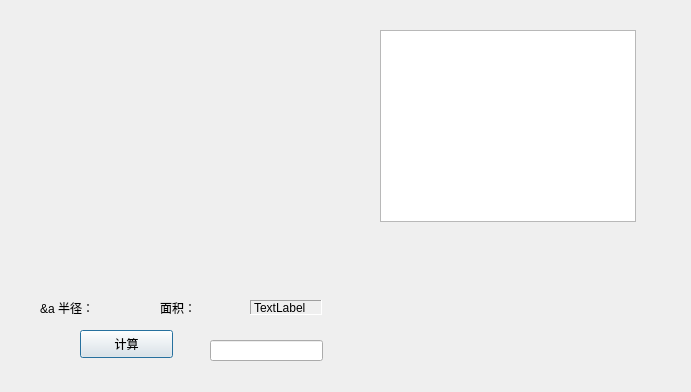
<?xml version="1.0" encoding="UTF-8"?>
<ui version="4.0">
 <class>Dialog</class>
 <widget class="QDialog" name="Dialog">
  <property name="geometry">
   <rect>
    <x>0</x>
    <y>0</y>
    <width>691</width>
    <height>392</height>
   </rect>
  </property>
  <property name="windowTitle">
   <string>Dialog</string>
  </property>
  <widget class="QLabel" name="radiusLabel">
   <property name="geometry">
    <rect>
     <x>40</x>
     <y>300</y>
     <width>72</width>
     <height>15</height>
    </rect>
   </property>
   <property name="text">
    <string>&amp;a 半径：</string>
   </property>
  </widget>
  <widget class="QLabel" name="areaLabel_2">
   <property name="geometry">
    <rect>
     <x>250</x>
     <y>300</y>
     <width>72</width>
     <height>15</height>
    </rect>
   </property>
   <property name="frameShape">
    <enum>QFrame::Panel</enum>
   </property>
   <property name="frameShadow">
    <enum>QFrame::Sunken</enum>
   </property>
   <property name="text">
    <string>TextLabel</string>
   </property>
  </widget>
  <widget class="QLabel" name="areaLabel_1">
   <property name="geometry">
    <rect>
     <x>160</x>
     <y>300</y>
     <width>72</width>
     <height>15</height>
    </rect>
   </property>
   <property name="text">
    <string>面积：</string>
   </property>
  </widget>
  <widget class="QLineEdit" name="radiusLineEdit">
   <property name="geometry">
    <rect>
     <x>210</x>
     <y>340</y>
     <width>113</width>
     <height>21</height>
    </rect>
   </property>
  </widget>
  <widget class="QPushButton" name="CountBtn">
   <property name="geometry">
    <rect>
     <x>80</x>
     <y>330</y>
     <width>93</width>
     <height>28</height>
    </rect>
   </property>
   <property name="text">
    <string>计算</string>
   </property>
  </widget>
  <widget class="QTreeView" name="treeView">
   <property name="geometry">
    <rect>
     <x>380</x>
     <y>30</y>
     <width>256</width>
     <height>192</height>
    </rect>
   </property>
  </widget>
 </widget>
 <layoutdefault spacing="6" margin="11"/>
 <resources/>
 <connections/>
</ui>
